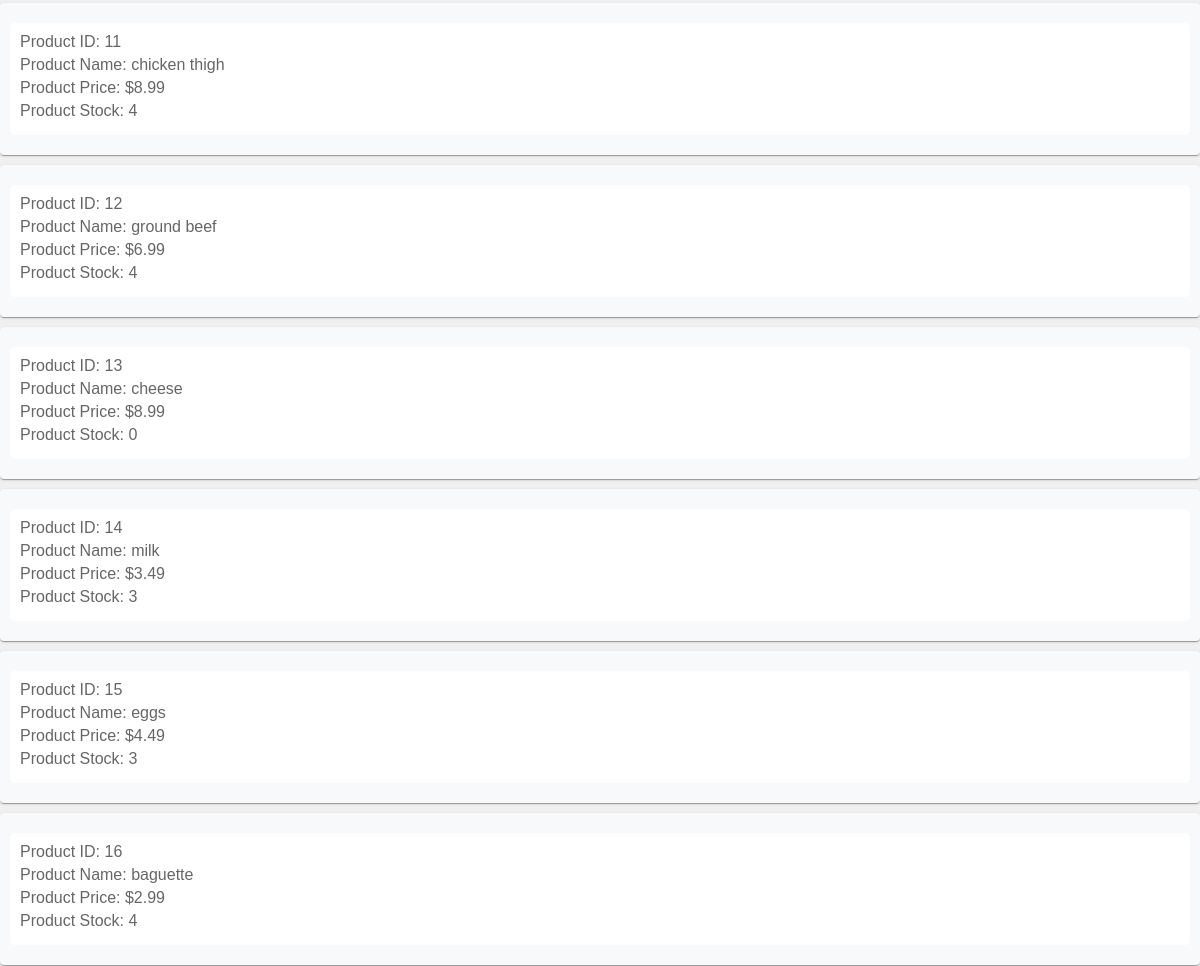
/products (middle part), run on an earlier commit of the app's database.
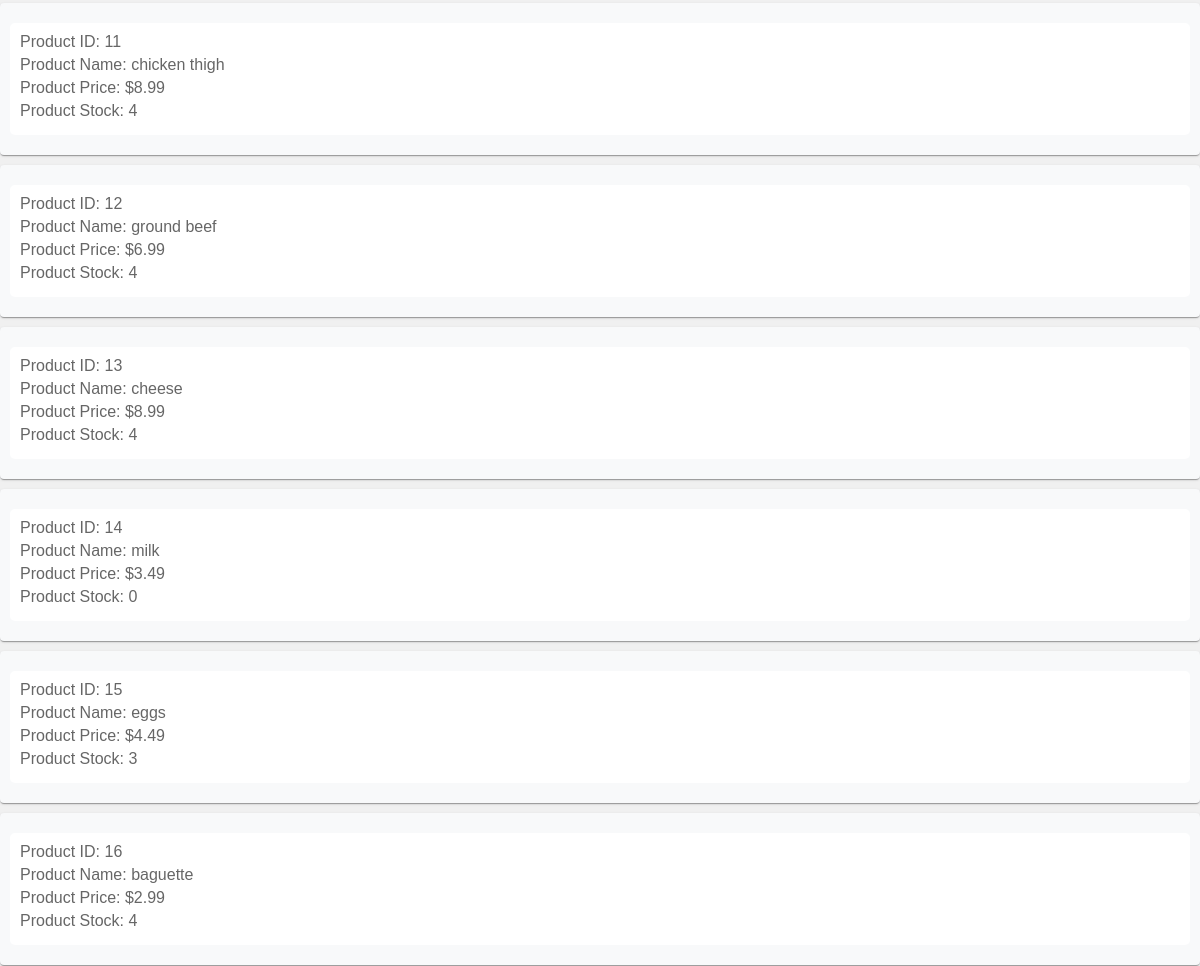
And on a later commit of the database.
### models.py (models this page shows, shortened)
class Product(db.Model):
    id = mapped_column(Integer, primary_key=True)
    name = mapped_column(String(200), nullable=False, unique=True)
    price = mapped_column(Numeric(10,2), nullable=False)
    available = mapped_column(Integer, nullable=False, default=4) #number of products available
    orders = relationship("ProductOrder")

### routes/html.py (the view)
@html_bp.route("/products", methods=["GET"])
def products():
    statement = db.select(Product).order_by(Product.id)
    records = db.session.execute(statement)
    results = records.scalars()
    return render_template("products.html", products=results)

### templates/products.html (shortened to what this page needs)
{% extends "base.html" %}
{% block content %}
{% for product in products %}
<div>
    <p>
        <span class="product_name">Product ID: {{ product.id }}</span>
        <span class="product_name">Product Name: {{ product.name }}</span>
        <span class="product_price">Product Price: ${{ product.price }}</span>
        <span>Product Stock: {{ product.available }}</span>
    </p>
</div>
    {% endfor %}
{% endblock %}

What changed in the data, as far as the page shows it:
changed Product "cheese": available "0" → "4"
changed Product "milk": available "3" → "0"
